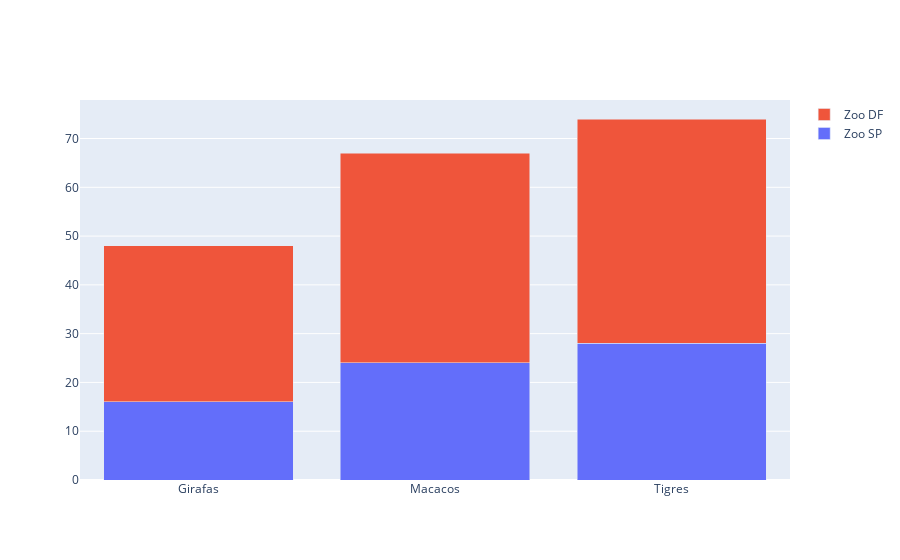

Notebook source saved alongside this figure:
### Code cell
fig = go.Figure(
    data = [
        go.Bar( # zoo 1
            x=animais,
            y=np.random.randint(low=50, size=len(animais)),

            name='Zoo SP'
        ),

        go.Bar( # zoo 2
            x=animais,
            y=np.random.randint(low=50, size=len(animais)),

            name='Zoo DF'
        )
    ]
)

fig.update_layout(barmode='stack')

fig.show()

### Figure 1 — Plotly figure (JSON) as saved in the notebook; plotly's stock layout.template omitted (floating-point values rounded to 4 significant figures)
{"data": [{"name": "Zoo SP", "type": "bar", "x": ["Girafas", "Macacos", "Tigres"], "y": [16, 24, 28]}, {"name": "Zoo DF", "type": "bar", "x": ["Girafas", "Macacos", "Tigres"], "y": [32, 43, 46]}], "layout": {"barmode": "stack"}}
